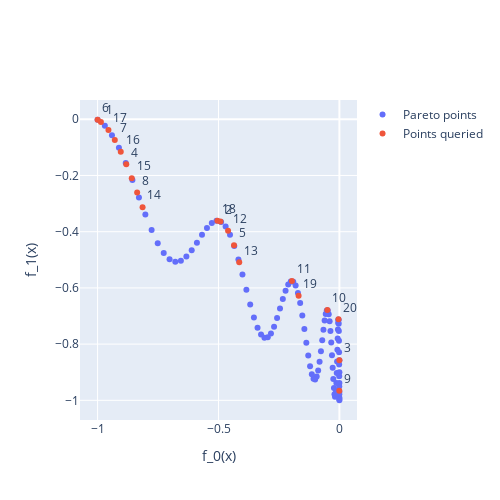

The notebook cell this image was saved under:
### Code cell
fig = go.Figure(data=[
    go.Scatter(
        x=z[:,0], 
        y=z[:,1], 
        mode='markers',
        name='Pareto points'),
    go.Scatter(
        x=ys[:,0], 
        y=ys[:,1], 
        mode='markers+text', name='Points queried',
               text=2*list(range(1, 21)),
               textposition="top right")
])
fig.update_layout(
    width=500, height=500,
    xaxis_title="f_0(x)",
    yaxis_title="f_1(x)",
)
fig.show()
